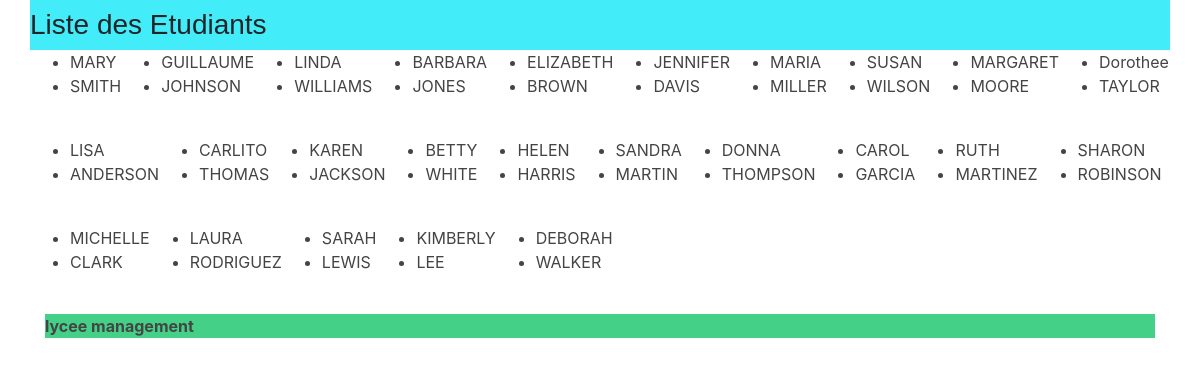
Screenshot of /lycee/1 with the database file from the repository.
### lycee/models.py (models this page shows, shortened)
class Student(models.Model):
  first_name = models.CharField(
        max_length=50,
        blank=False,
        null=False
  )
  birth_date = models.DateField(
        verbose_name='date of birth',
        blank=False,
        null=False
  )
  last_name = models.CharField(
        verbose_name="lastname",
        help_text="last name of the student",
        blank=False,  # pas de champ vide
        null=False,  # pas de champ null (a conjuguer avec default
        default="???",
        max_length=255,  # taille maximale du champ
  )
  phone = models.CharField(
        verbose_name="phonenumber",
        help_text="phone number of the student",
        blank=False,  # pas de champ vide
        null=False,  # pas de champ null (a conjuguer avec default
        default="0999999999",
        max_length=10,  # taille maximale du champ
  )
  email = models.EmailField(
        verbose_name="email",
        help_text="phone number of the student",
        blank=False,  # pas de champ vide
        null=False,  # pas de champ null (a conjuguer avec default
        default="x@y.z",
        max_length=255,  # taille maximale du champ
  )
  comments = models.CharField(
        verbose_name="comments",
        help_text="some comments about the student",
        blank=True,
        null=False,  # pas de champ null (a conjuguer avec default
        default="",
        max_length=255,  # taille maximale du champ
  )
  cursus = models.ForeignKey(
    Cursus,
    on_delete=models.CASCADE, # necessaire selon la version de Django
    null=True # A rajouter si pb avec 'default'
   )

### lycee/views.py (the view)
# urls.py: url(r'^(?P<cursus_id>[0-9]+)$', views.detail, name='detail'),
def detail(request, cursus_id):
  eleves = Student.objects.filter(cursus=cursus_id)
  context = { 'eleves' : eleves}
  return render (request, 'cursus.html', context)

### lycee/templates/cursus.html
{% extends "master.html" %} {% load static %}
{% if liste%}
{% block title %}
<h3>Liste des Etudiants</h3>
{% endblock %}
{% block content %}
{%for eleve in eleves%}
<ul>
<a href="{% url 'detail_student' eleve.id %}"><li>{{eleve.first_name}}<br></li> <li>{{eleve.last_name}}</li> </a>
<br>
</ul>
{%endfor%}
{% endblock %}
{% else %}
  <p> No cursus to show .</p>
{% endif %}

### lycee/templates/master.html (shortened to what this page needs)
<!DOCTYPE html>
{% load static %}
<htm>
  <head>
    <link rel="stylesheet" href="https://stackpath.bootstrapcdn.com/bootstrap/4.3.1/css/bootstrap.min.css">
        <link rel="stylesheet" type="text/css" href="{% static 'lycee/style.css' %}" />
  </head>
  <body>
    <div class="container">
      <header class="row">
        <div class = "page-header">
          <h3>{% block title%}{% endblock %}</h3>
        </div>
      </header>
      <article class="row">{% block content %}{% endblock %}</article>
      <footer class ="navbar-fixed-bottom">
        <p class"text-center"><strong><a href="/lycee"> lycee management</a></strong></p>
      </footer>
    </div>
  </body>
</htm>

### lycee/static/lycee/style.css (style rules this page uses)
a { color : #444444; }
p { background-color: #44d187 }
.page-header { background-color: rgb(66, 236, 248); font-family: Arial; width: 100%; }

### rows the page displays
Student: first_name "MARY", last_name "SMITH"
Student: first_name "GUILLAUME", last_name "JOHNSON"
Student: first_name "LINDA", last_name "WILLIAMS"
Student: first_name "BARBARA", last_name "JONES"
Student: first_name "ELIZABETH", last_name "BROWN"
Student: first_name "JENNIFER", last_name "DAVIS"
Student: first_name "MARIA", last_name "MILLER"
Student: first_name "SUSAN", last_name "WILSON"
Student: first_name "MARGARET", last_name "MOORE"
Student: first_name "Dorothee", last_name "TAYLOR"
Student: first_name "LISA", last_name "ANDERSON"
Student: first_name "CARLITO", last_name "THOMAS"
Student: first_name "KAREN", last_name "JACKSON"
Student: first_name "BETTY", last_name "WHITE"
Student: first_name "HELEN", last_name "HARRIS"
Student: first_name "SANDRA", last_name "MARTIN"
Student: first_name "DONNA", last_name "THOMPSON"
Student: first_name "CAROL", last_name "GARCIA"
Student: first_name "RUTH", last_name "MARTINEZ"
Student: first_name "SHARON", last_name "ROBINSON"
Student: first_name "MICHELLE", last_name "CLARK"
Student: first_name "LAURA", last_name "RODRIGUEZ"
Student: first_name "SARAH", last_name "LEWIS"
Student: first_name "KIMBERLY", last_name "LEE"
Student: first_name "DEBORAH", last_name "WALKER"
